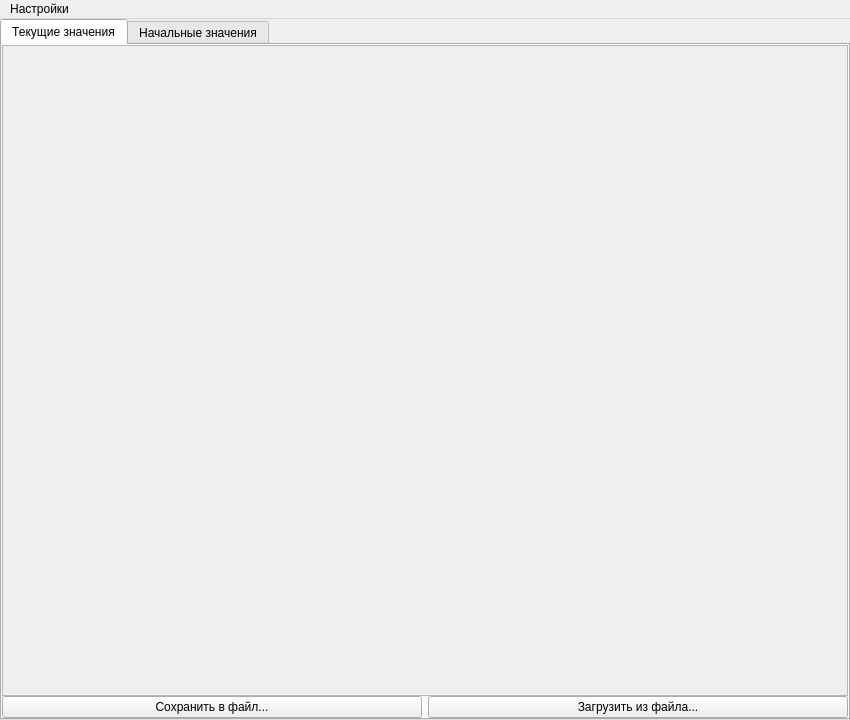
<?xml version="1.0" encoding="UTF-8"?>
<ui version="4.0">
 <class>MainWindow</class>
 <widget class="QMainWindow" name="MainWindow">
  <property name="geometry">
   <rect>
    <x>0</x>
    <y>0</y>
    <width>850</width>
    <height>720</height>
   </rect>
  </property>
  <property name="windowTitle">
   <string>Monitor V 1.0.0</string>
  </property>
  <widget class="QWidget" name="centralWidget">
   <layout class="QVBoxLayout" name="verticalLayout">
    <property name="spacing">
     <number>1</number>
    </property>
    <property name="leftMargin">
     <number>0</number>
    </property>
    <property name="topMargin">
     <number>0</number>
    </property>
    <property name="rightMargin">
     <number>0</number>
    </property>
    <property name="bottomMargin">
     <number>0</number>
    </property>
    <item>
     <widget class="QTabWidget" name="tabWidget">
      <property name="currentIndex">
       <number>0</number>
      </property>
      <widget class="QWidget" name="tab">
       <attribute name="title">
        <string>Текущие значения</string>
       </attribute>
       <layout class="QVBoxLayout" name="verticalLayout_2">
        <property name="spacing">
         <number>0</number>
        </property>
        <property name="leftMargin">
         <number>0</number>
        </property>
        <property name="topMargin">
         <number>0</number>
        </property>
        <property name="rightMargin">
         <number>0</number>
        </property>
        <property name="bottomMargin">
         <number>0</number>
        </property>
        <item>
         <layout class="QVBoxLayout" name="verticalLayout_18">
          <property name="spacing">
           <number>0</number>
          </property>
          <item>
           <widget class="QScrollArea" name="rootCellLayoutCurrentValue">
            <property name="frameShadow">
             <enum>QFrame::Sunken</enum>
            </property>
            <property name="widgetResizable">
             <bool>true</bool>
            </property>
            <widget class="QWidget" name="layout">
             <property name="geometry">
              <rect>
               <x>0</x>
               <y>0</y>
               <width>840</width>
               <height>644</height>
              </rect>
             </property>
             <property name="sizePolicy">
              <sizepolicy hsizetype="Preferred" vsizetype="Preferred">
               <horstretch>0</horstretch>
               <verstretch>0</verstretch>
              </sizepolicy>
             </property>
             <layout class="QHBoxLayout" name="horizontalLayout_5">
              <property name="spacing">
               <number>0</number>
              </property>
              <property name="leftMargin">
               <number>0</number>
              </property>
              <property name="topMargin">
               <number>0</number>
              </property>
              <property name="rightMargin">
               <number>0</number>
              </property>
              <property name="bottomMargin">
               <number>0</number>
              </property>
             </layout>
            </widget>
           </widget>
          </item>
          <item>
           <layout class="QHBoxLayout" name="horizontalLayout_3">
            <item>
             <widget class="QPushButton" name="deviceValueSaveToFile">
              <property name="text">
               <string>Сохранить в файл...</string>
              </property>
             </widget>
            </item>
            <item>
             <widget class="QPushButton" name="deviceValueLoadFromFile">
              <property name="text">
               <string>Загрузить из файла...</string>
              </property>
             </widget>
            </item>
           </layout>
          </item>
         </layout>
        </item>
       </layout>
      </widget>
      <widget class="QWidget" name="tab_2">
       <attribute name="title">
        <string>Начальные значения</string>
       </attribute>
       <layout class="QVBoxLayout" name="verticalLayout_3" stretch="0,0,0">
        <property name="spacing">
         <number>0</number>
        </property>
        <property name="leftMargin">
         <number>0</number>
        </property>
        <property name="topMargin">
         <number>0</number>
        </property>
        <property name="rightMargin">
         <number>0</number>
        </property>
        <property name="bottomMargin">
         <number>0</number>
        </property>
        <item>
         <widget class="QScrollArea" name="rootCellLayoutSetValue">
          <property name="widgetResizable">
           <bool>true</bool>
          </property>
          <widget class="QWidget" name="scrollAreaWidgetContents_5">
           <property name="geometry">
            <rect>
             <x>0</x>
             <y>0</y>
             <width>842</width>
             <height>621</height>
            </rect>
           </property>
          </widget>
         </widget>
        </item>
        <item>
         <layout class="QHBoxLayout" name="horizontalLayout_4">
          <item>
           <widget class="QPushButton" name="deviceSettingCancel">
            <property name="text">
             <string>Отмена</string>
            </property>
           </widget>
          </item>
          <item>
           <widget class="QPushButton" name="deviceSettingSave">
            <property name="text">
             <string>Сохранить</string>
            </property>
           </widget>
          </item>
         </layout>
        </item>
        <item>
         <layout class="QHBoxLayout" name="horizontalLayout_2">
          <property name="spacing">
           <number>0</number>
          </property>
          <item>
           <widget class="QPushButton" name="deviceSettingEdit">
            <property name="text">
             <string>Изменить</string>
            </property>
           </widget>
          </item>
          <item>
           <widget class="QPushButton" name="deviceSettingSaveToFile">
            <property name="text">
             <string>Сохранить в файл...</string>
            </property>
           </widget>
          </item>
          <item>
           <widget class="QPushButton" name="deviceSettingLoadFromFile">
            <property name="text">
             <string>Загрузить из файла...</string>
            </property>
           </widget>
          </item>
         </layout>
        </item>
       </layout>
      </widget>
     </widget>
    </item>
   </layout>
  </widget>
  <widget class="QMenuBar" name="menuBar">
   <property name="geometry">
    <rect>
     <x>0</x>
     <y>0</y>
     <width>850</width>
     <height>21</height>
    </rect>
   </property>
   <widget class="QMenu" name="menu">
    <property name="title">
     <string>Настройки</string>
    </property>
    <addaction name="selectPort"/>
   </widget>
   <addaction name="menu"/>
  </widget>
  <action name="selectPort">
   <property name="text">
    <string>Выбрать порт</string>
   </property>
  </action>
 </widget>
 <layoutdefault spacing="6" margin="11"/>
 <tabstops>
  <tabstop>deviceSettingSaveToFile</tabstop>
  <tabstop>deviceSettingEdit</tabstop>
  <tabstop>deviceSettingSave</tabstop>
  <tabstop>deviceSettingCancel</tabstop>
 </tabstops>
 <resources/>
 <connections/>
</ui>
